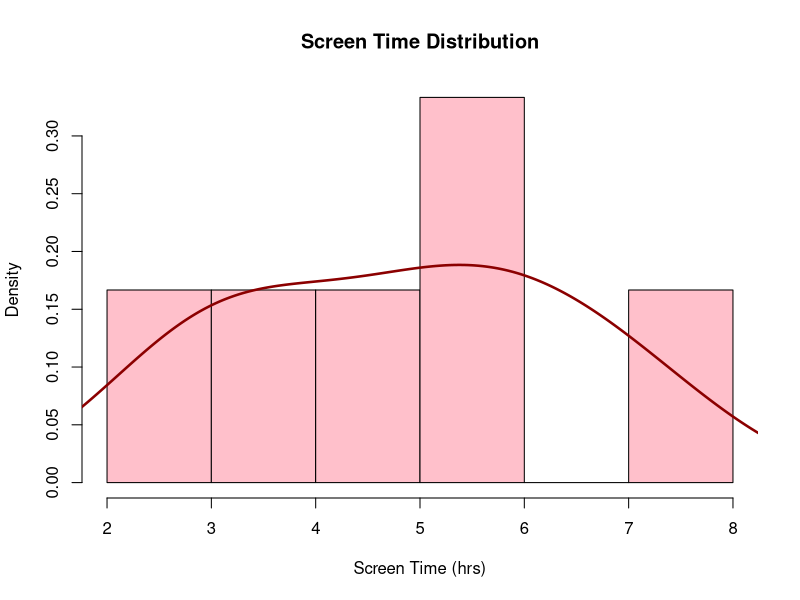
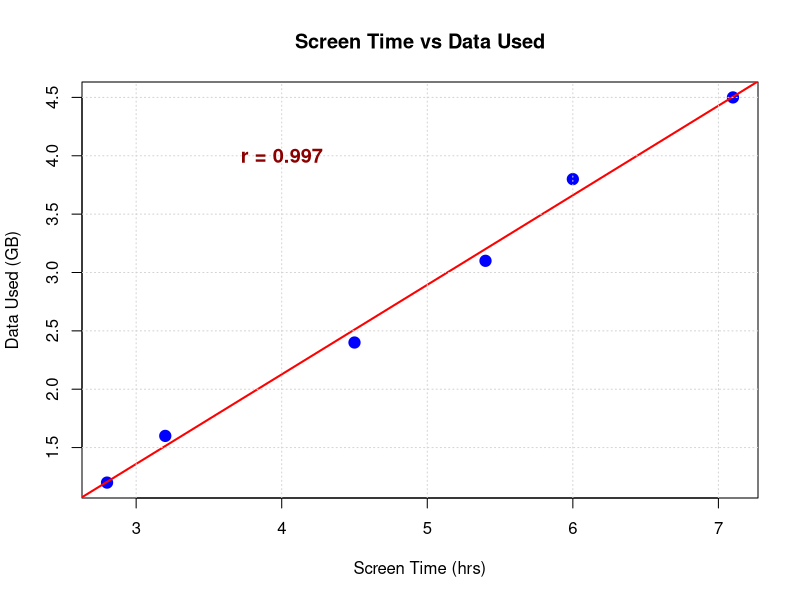
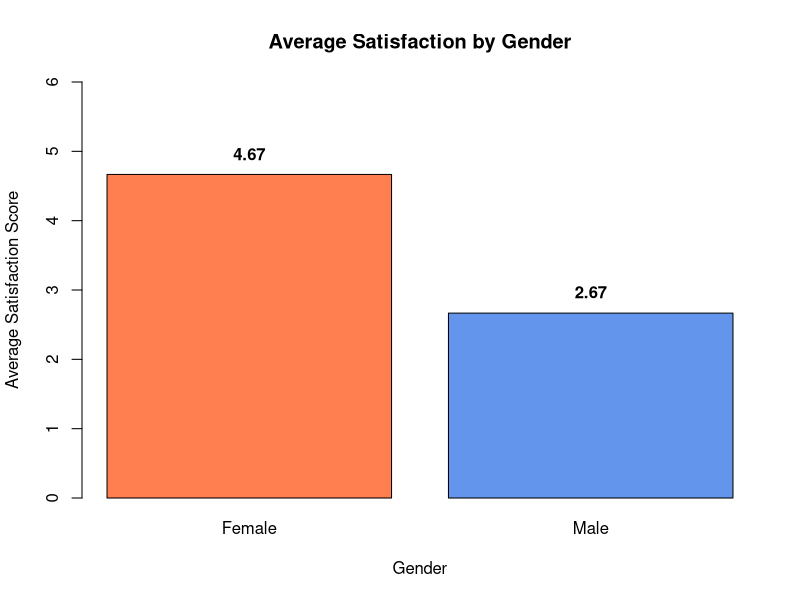
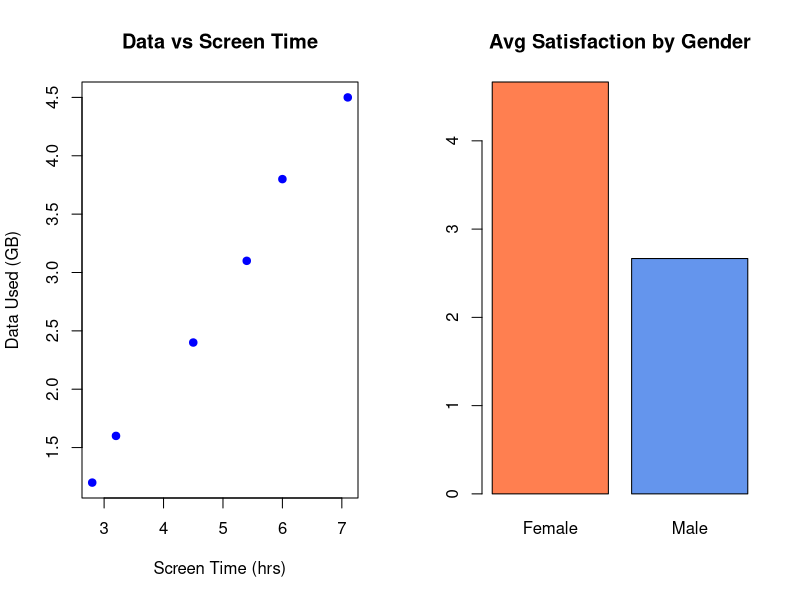

Source code (R) for these figures, in order:
# Experiment 19: Mobile App Usage Analysis
# Course: Data Handling and Visualization

# Dataset import
df19 <- read.csv("data/Mobile_App_Usage.csv")
cat("--- Experiment 19: Mobile App Usage Analysis ---\n")
print(df19)

# Q1: Plot a histogram and density plot for Screen_Time.
png("outputs/exp19_q1_hist_density.png", width=800, height=600)
hist(df19$Screen_Time, probability=TRUE, col="pink", xlab="Screen Time (hrs)", ylab="Density", main="Screen Time Distribution")
lines(density(df19$Screen_Time), col="darkred", lwd=2.5)
dev.off()

# Q2: Create a scatter plot between Data_Used and Screen_Time. Calculate correlation.
png("outputs/exp19_q2_scatter_trend.png", width=800, height=600)
plot(df19$Screen_Time, df19$Data_Used, xlab="Screen Time (hrs)", ylab="Data Used (GB)",
     main="Screen Time vs Data Used", col="blue", pch=19, cex=1.5)
abline(lm(Data_Used ~ Screen_Time, data=df19), col="red", lwd=2)
grid()
r_val <- cor(df19$Screen_Time, df19$Data_Used)
text(4, 4, paste("r =", round(r_val, 3)), cex=1.2, font=2, col="darkred")
dev.off()
cat("Correlation coefficient r =", r_val, "\n")

# Q3: Find average Satisfaction score for each Gender. Create a bar chart.
gen_sat <- aggregate(Satisfaction ~ Gender, data=df19, mean)
print(gen_sat)
png("outputs/exp19_q3_bar_chart.png", width=800, height=600)
b_pts <- barplot(gen_sat$Satisfaction, names.arg=gen_sat$Gender, col=c("coral", "cornflowerblue"),
                 ylim=c(0, 6), xlab="Gender", ylab="Average Satisfaction Score", main="Average Satisfaction by Gender")
text(b_pts, gen_sat$Satisfaction + 0.3, labels=round(gen_sat$Satisfaction, 2), font=2)
dev.off()
cat("Insight: Female users show a higher average satisfaction score (4.67) than male users (2.67).\n")

# Q4: Develop a Tableau dashboard simulation.
png("outputs/exp19_q4_dashboard_simulation.png", width=1200, height=600)
par(mfrow=c(1,2))
plot(df19$Screen_Time, df19$Data_Used, col="blue", pch=19, xlab="Screen Time (hrs)", ylab="Data Used (GB)", main="Data vs Screen Time")
barplot(gen_sat$Satisfaction, names.arg=gen_sat$Gender, col=c("coral", "cornflowerblue"), main="Avg Satisfaction by Gender")
dev.off()
cat("Experiment 19 successfully completed. Plots saved to outputs/.\n\n")
